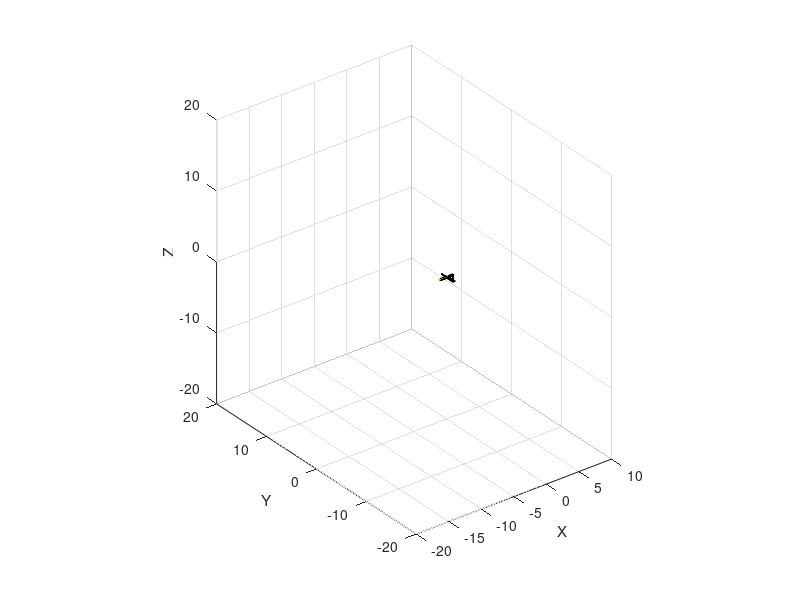

Source code (MATLAB):
close all;
clc; clear;
% SEt the limmtis and select a view
ax = axes('XLim',[-20 10],'YLim',[-20 20],'ZLim',[-20 20]);
% ax = axes(
% xlim([-2 2]);
% ylim([-2 10]);
% zlim([-1.5 1.5]);
%view(3);
%axis equal;
hold on;
grid on;
view(3);
daspect([1 1 1]);
xlabel('X') 
ylabel('Y') 
zlabel('Z') 
[xc, yc, zc] = cylinder([0.1 0.0]);  % for a cone
[x, y, z] = cylinder([0.2 0.2]);
 
h(1) = surface(xc, zc, -yc, 'FaceColor', 'red');
h(2) = surface(z, y, 0.5*x,'FaceColor', 'blue');
h(3) = surface(-z, y, 0.5*x, 'FaceColor', 'yellow');
h(4) = surface(x, -1.5*z, 0.5*y, 'FaceColor', 'red');
h(5) = surface(xc, (1.5*yc)-1.3, z, 'FaceColor', 'red');

%Create group object and parent surfaces
combined_objects = hgtransform('Parent',ax);
set(h,'Parent',combined_objects)

